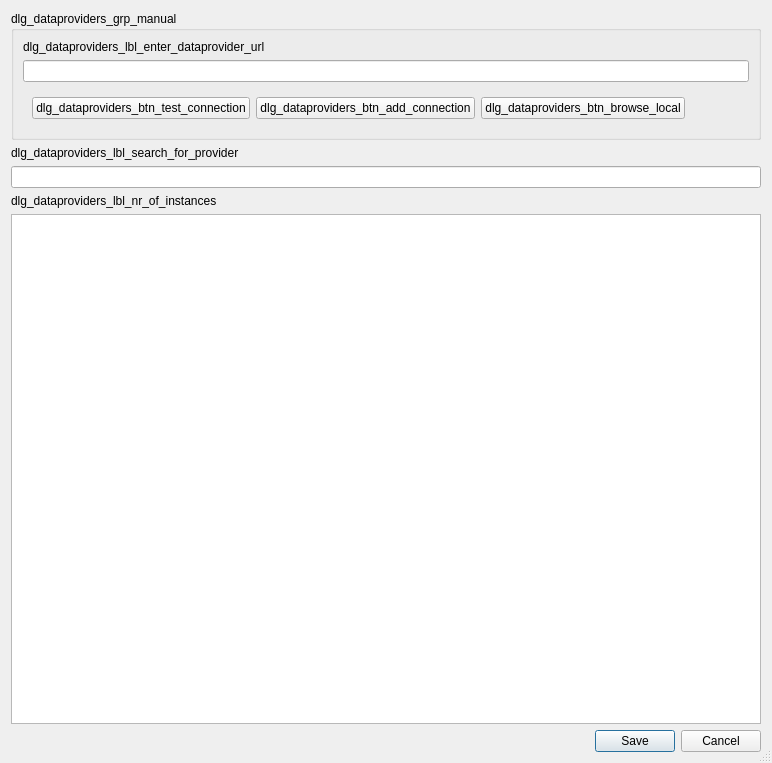
<?xml version="1.0" encoding="UTF-8"?>
<ui version="4.0">
 <class>CKANBrowserDialogDataProviders</class>
 <widget class="QDialog" name="CKANBrowserDialogDataProviders">
  <property name="geometry">
   <rect>
    <x>0</x>
    <y>0</y>
    <width>772</width>
    <height>763</height>
   </rect>
  </property>
  <property name="minimumSize">
   <size>
    <width>500</width>
    <height>500</height>
   </size>
  </property>
  <property name="baseSize">
   <size>
    <width>500</width>
    <height>500</height>
   </size>
  </property>
  <property name="windowTitle">
   <string>dlg_dataproviders_title</string>
  </property>
  <property name="sizeGripEnabled">
   <bool>true</bool>
  </property>
  <property name="modal">
   <bool>true</bool>
  </property>
  <layout class="QVBoxLayout" name="verticalLayout">
   <item>
    <widget class="QgsCollapsibleGroupBox" name="IDC_grpManualDataProvider">
     <property name="title">
      <string>dlg_dataproviders_grp_manual</string>
     </property>
     <property name="flat">
      <bool>false</bool>
     </property>
     <property name="collapsed" stdset="0">
      <bool>false</bool>
     </property>
     <layout class="QVBoxLayout" name="verticalLayout_2">
      <item>
       <widget class="QLabel" name="IDC_lbl_enter_dataprovider_url">
        <property name="text">
         <string>dlg_dataproviders_lbl_enter_dataprovider_url</string>
        </property>
       </widget>
      </item>
      <item>
       <widget class="QLineEdit" name="IDC_leManualUrl"/>
      </item>
      <item>
       <widget class="QWidget" name="widget" native="true">
        <layout class="QHBoxLayout" name="horizontalLayout">
         <item>
          <widget class="QPushButton" name="IDC_bTestConnection">
           <property name="text">
            <string>dlg_dataproviders_btn_test_connection</string>
           </property>
          </widget>
         </item>
         <item>
          <widget class="QPushButton" name="IDC_bAddConnection">
           <property name="text">
            <string>dlg_dataproviders_btn_add_connection</string>
           </property>
          </widget>
         </item>
         <item>
          <widget class="QPushButton" name="IDC_bBrowseLocal">
           <property name="text">
            <string>dlg_dataproviders_btn_browse_local</string>
           </property>
           <property name="toolTip">
            <string>dlg_dataproviders_btn_browse_local_tooltip</string>
           </property>
          </widget>
         </item>
         <item>
          <spacer name="horizontalSpacer">
           <property name="orientation">
            <enum>Qt::Horizontal</enum>
           </property>
           <property name="sizeHint" stdset="0">
            <size>
             <width>40</width>
             <height>20</height>
            </size>
           </property>
          </spacer>
         </item>
        </layout>
       </widget>
      </item>
     </layout>
    </widget>
   </item>
   <item>
    <widget class="QLabel" name="label">
     <property name="text">
      <string>dlg_dataproviders_lbl_search_for_provider</string>
     </property>
    </widget>
   </item>
   <item>
    <widget class="QLineEdit" name="lineEdit"/>
   </item>
   <item>
    <widget class="QLabel" name="IDC_lbInstanceCount">
     <property name="text">
      <string>dlg_dataproviders_lbl_nr_of_instances</string>
     </property>
    </widget>
   </item>
   <item>
    <widget class="QListView" name="IDC_listProviders">
     <property name="contextMenuPolicy">
      <enum>Qt::ActionsContextMenu</enum>
     </property>
     <property name="alternatingRowColors">
      <bool>true</bool>
     </property>
     <property name="wordWrap">
      <bool>true</bool>
     </property>
    </widget>
   </item>
   <item>
    <widget class="QDialogButtonBox" name="buttonBox">
     <property name="orientation">
      <enum>Qt::Horizontal</enum>
     </property>
     <property name="standardButtons">
      <set>QDialogButtonBox::Cancel|QDialogButtonBox::Save</set>
     </property>
     <property name="centerButtons">
      <bool>false</bool>
     </property>
    </widget>
   </item>
  </layout>
 </widget>
 <customwidgets>
  <customwidget>
   <class>QgsCollapsibleGroupBox</class>
   <extends>QGroupBox</extends>
   <header>qgscollapsiblegroupbox.h</header>
   <container>1</container>
  </customwidget>
 </customwidgets>
 <resources/>
 <connections>
  <connection>
   <sender>buttonBox</sender>
   <signal>rejected()</signal>
   <receiver>CKANBrowserDialogDataProviders</receiver>
   <slot>reject()</slot>
   <hints>
    <hint type="sourcelabel">
     <x>295</x>
     <y>735</y>
    </hint>
    <hint type="destinationlabel">
     <x>286</x>
     <y>274</y>
    </hint>
   </hints>
  </connection>
  <connection>
   <sender>lineEdit</sender>
   <signal>textChanged(QString)</signal>
   <receiver>CKANBrowserDialogDataProviders</receiver>
   <slot>searchTermChanged(QString)</slot>
   <hints>
    <hint type="sourcelabel">
     <x>330</x>
     <y>185</y>
    </hint>
    <hint type="destinationlabel">
     <x>387</x>
     <y>171</y>
    </hint>
   </hints>
  </connection>
  <connection>
   <sender>buttonBox</sender>
   <signal>accepted()</signal>
   <receiver>CKANBrowserDialogDataProviders</receiver>
   <slot>save_btn_clicked()</slot>
   <hints>
    <hint type="sourcelabel">
     <x>610</x>
     <y>733</y>
    </hint>
    <hint type="destinationlabel">
     <x>516</x>
     <y>750</y>
    </hint>
   </hints>
  </connection>
  <connection>
   <sender>IDC_bTestConnection</sender>
   <signal>clicked()</signal>
   <receiver>CKANBrowserDialogDataProviders</receiver>
   <slot>btn_clicked_test_connection()</slot>
   <hints>
    <hint type="sourcelabel">
     <x>50</x>
     <y>115</y>
    </hint>
    <hint type="destinationlabel">
     <x>2</x>
     <y>114</y>
    </hint>
   </hints>
  </connection>
  <connection>
   <sender>IDC_bAddConnection</sender>
   <signal>clicked()</signal>
   <receiver>CKANBrowserDialogDataProviders</receiver>
   <slot>btn_clicked_add_connection()</slot>
   <hints>
    <hint type="sourcelabel">
     <x>368</x>
     <y>112</y>
    </hint>
    <hint type="destinationlabel">
     <x>0</x>
     <y>89</y>
    </hint>
   </hints>
  </connection>
 </connections>
 <slots>
  <slot>searchTermChanged(QString)</slot>
  <slot>save_btn_clicked()</slot>
  <slot>btn_clicked_test_connection()</slot>
  <slot>btn_clicked_add_connection()</slot>
 </slots>
</ui>
